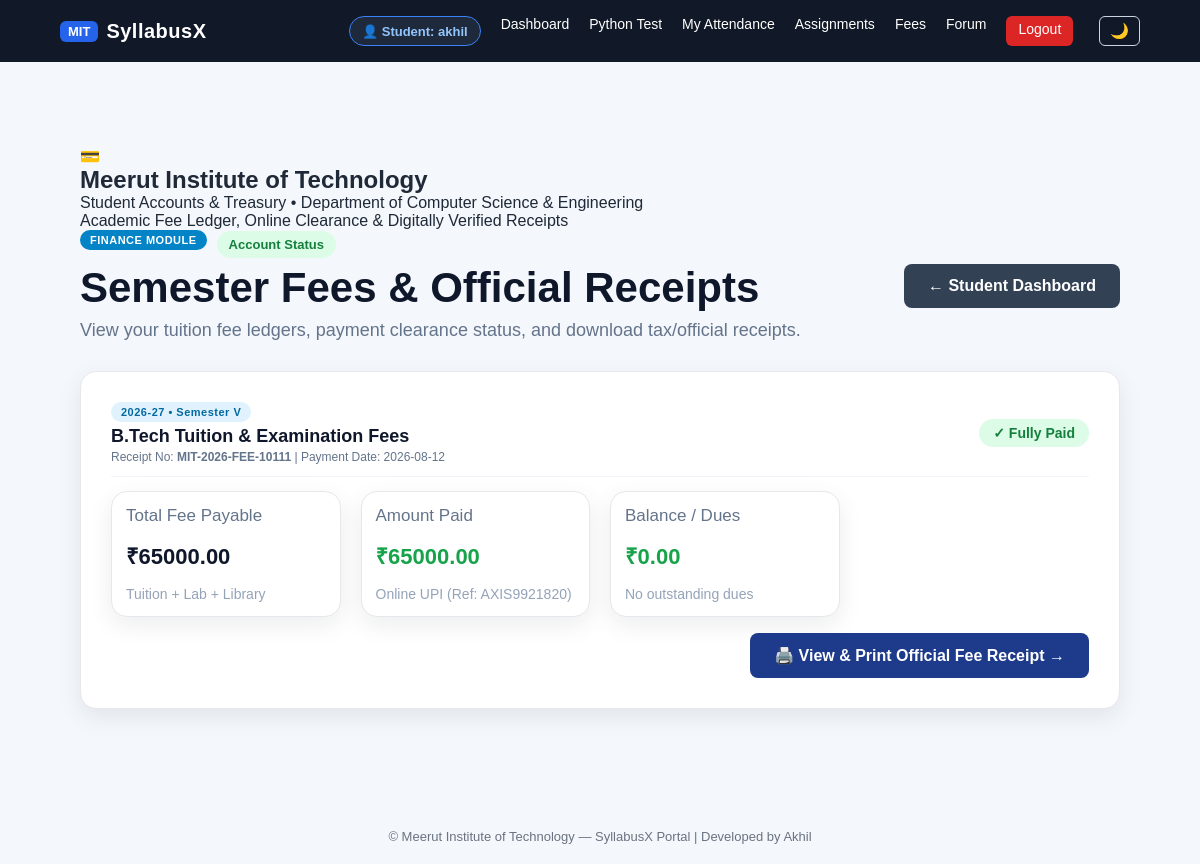
/student/fees (signed in), run on the app's committed database.
### tables this page shows
CREATE TABLE students (
            id INTEGER PRIMARY KEY AUTOINCREMENT,
            name TEXT NOT NULL,
            roll_number TEXT NOT NULL UNIQUE,
            email TEXT NOT NULL UNIQUE,
            password_hash TEXT NOT NULL,
            created_at TEXT NOT NULL,
            last_login TEXT,
            status TEXT NOT NULL DEFAULT 'active'
        , mobile_number TEXT, email_verified INTEGER DEFAULT 0, mobile_verified INTEGER DEFAULT 0, aadhar_number TEXT, uidai_status TEXT DEFAULT 'verified', aadhar_card_file TEXT, face_photo TEXT, face_embedding TEXT);

CREATE TABLE student_fees (
    id INTEGER PRIMARY KEY AUTOINCREMENT,
    student_id INTEGER,
    semester TEXT NOT NULL,
    academic_year TEXT DEFAULT '2026-27',
    total_amount REAL NOT NULL,
    paid_amount REAL NOT NULL,
    due_amount REAL DEFAULT 0,
    status TEXT DEFAULT 'Paid',
    receipt_number TEXT UNIQUE,
    payment_date TEXT,
    payment_mode TEXT DEFAULT 'Online (UPI / NetBanking)',
    created_at TIMESTAMP DEFAULT CURRENT_TIMESTAMP
);

### app.py (the view)
@app.route("/student/fees")
@student_login_required
def student_fees():
    student_id = session["student_id"]
    connection = get_db_connection()
    student = connection.execute("SELECT * FROM students WHERE id = ?", (student_id,)).fetchone()
    fee_records = connection.execute("""
        SELECT * FROM student_fees
        WHERE student_id = ?
        ORDER BY id DESC
    """, (student_id,)).fetchall()
    connection.close()
    return render_template("student_fees.html", student=student, fee_records=fee_records)

### app.py (called while the page is built)
@app.after_request
def add_security_headers(response):
    response.headers['X-Content-Type-Options'] = 'nosniff'
    response.headers['X-Frame-Options'] = 'SAMEORIGIN'
    response.headers['X-XSS-Protection'] = '1; mode=block'
    response.headers['Referrer-Policy'] = 'strict-origin-when-cross-origin'
    return response

def get_db_connection():
    database_url = os.environ.get("DATABASE_URL", "")
    if database_url and _PSYCOPG2_AVAILABLE:
        pg_conn = psycopg2.connect(database_url)
        return _PGConnectionWrapper(pg_conn)
    os.makedirs(DATABASE_DIR, exist_ok=True)
    connection = sqlite3.connect(
        DATABASE_PATH,
        timeout=30,
        check_same_thread=False
    )
    connection.row_factory = sqlite3.Row
    connection.execute("PRAGMA busy_timeout = 30000")
    connection.execute("PRAGMA foreign_keys = ON")
    return connection

def student_login_required(function):
    @wraps(function)
    def decorated_function(*args, **kwargs):
        if "student_id" not in session or session.get("role") != "student":
            flash("Please login to the Student Portal first.", "error")
            return redirect(url_for("login", tab="student"))
        return function(*args, **kwargs)
    return decorated_function

### templates/student_fees.html (shortened to what this page needs)
{% extends "base.html" %}
{% block content %}
<div class="page-container">
    <div class="college-badge-banner">
        <div class="college-crest-icon">💳</div>
        <div class="college-info">
            <h2>Meerut Institute of Technology</h2>
            <p>Student Accounts &amp; Treasury • Department of Computer Science &amp; Engineering</p>
            <span class="college-tagline">Academic Fee Ledger, Online Clearance &amp; Digitally Verified Receipts</span>
        </div>
    </div>
    <div class="dashboard-header">
        <div>
            <div style="display: flex; align-items: center; gap: 10px; margin-bottom: 6px;">
                <span class="portal-badge" style="background: #0284c7; color: white;">FINANCE MODULE</span>
                <span class="status-badge status-active">Account Status</span>
            </div>
            <h1>Semester Fees &amp; Official Receipts</h1>
            <p>View your tuition fee ledgers, payment clearance status, and download tax/official receipts.</p>
        </div>
        <div class="header-action-buttons">
            <a href="{{ url_for('student_dashboard') }}" class="btn btn-secondary">
                ← Student Dashboard
            </a>
        </div>
    </div>
    {% if fee_records %}
    <div style="display: flex; flex-direction: column; gap: 20px;">
        {% for f in fee_records %}
        <div class="dashboard-card" style="margin-bottom: 0;">
            <div style="display: flex; justify-content: space-between; align-items: center; flex-wrap: wrap; gap: 12px; border-bottom: 1.5px solid #f1f5f9; padding-bottom: 12px; margin-bottom: 14px;">
                <div>
                    <span class="portal-badge" style="background: #e0f2fe; color: #0369a1; font-weight: 700; margin-bottom: 4px; display: inline-block;">
                        {{ f.academic_year }} • {{ f.semester }}
                    </span>
                    <h3 style="margin: 0; font-size: 18px; color: #0f172a;">B.Tech Tuition &amp; Examination Fees</h3>
                    <p style="margin: 3px 0 0; font-size: 12px; color: #64748b;">
                        Receipt No: <strong>{{ f.receipt_number }}</strong> | Payment Date: {{ f.payment_date }}
                    </p>
                </div>
                <div>
                    {% if f.status == 'Paid' %}
                        <span class="status-badge status-active" style="background: #dcfce7; color: #15803d; font-size: 14px; font-weight: 800; padding: 6px 14px;">
                            ✓ Fully Paid
                        </span>
                    {% else %}
                        <span class="status-badge" style="background: #fee2e2; color: #dc2626; font-size: 14px; font-weight: 800; padding: 6px 14px;">
                            ⚠️ {{ f.status }} (Due: ₹{{ "%.2f"|format(f.due_amount) }})
                        </span>
                    {% endif %}
                </div>
            </div>
            <div class="stats-grid" style="margin-bottom: 16px;">
                <div class="stat-card" style="padding: 14px;">
                    <div class="stat-title">Total Fee Payable</div>
                    <div class="stat-number" style="font-size: 22px;">₹{{ "%.2f"|format(f.total_amount) }}</div>
                    <div class="stat-description">Tuition + Lab + Library</div>
                </div>
                <div class="stat-card" style="padding: 14px;">
                    <div class="stat-title">Amount Paid</div>
                    <div class="stat-number text-green" style="font-size: 22px;">₹{{ "%.2f"|format(f.paid_amount) }}</div>
                    <div class="stat-description">{{ f.payment_mode }}</div>
                </div>
                <div class="stat-card" style="padding: 14px;">
                    <div class="stat-title">Balance / Dues</div>
                    <div class="stat-number {% if f.due_amount > 0 %}text-red{% else %}text-green{% endif %}" style="font-size: 22px;">
                        ₹{{ "%.2f"|format(f.due_amount) }}
                    </div>
                    <div class="stat-description">{% if f.due_amount == 0 %}No outstanding dues{% else %}Payable before exams{% endif %}</div>
                </div>
            </div>
            <div style="display: flex; justify-content: flex-end; gap: 10px;">
                <a href="{{ url_for('student_fee_receipt', fee_id=f.id) }}" target="_blank" class="btn btn-primary" style="background: #1e3a8a; font-weight: 700;">
                    🖨️ View &amp; Print Official Fee Receipt →
                </a>
            </div>
        </div>
        {% endfor %}
    </div>
    {% else %}
    <div class="empty-state">
        <p>No fee payment records found for your account.</p>
    </div>
    {% endif %}
</div>
{% endblock %}

### templates/base.html (shortened to what this page needs)
<!DOCTYPE html>
<html lang="en">
<head>
    <link rel="stylesheet" href="{{ url_for('static', filename='css/style.css') }}">
</head>
<body>
<nav class="navbar">
    <div class="nav-container">
        <div class="logo">
            <a href="{{ url_for('index') }}" style="color: inherit; text-decoration: none; display: flex; align-items: center; gap: 8px;">
                <span class="logo-badge">MIT</span>
                <span style="font-size: 20px; font-weight: 800; letter-spacing: 0.5px;">SyllabusX</span>
            </a>
        </div>
        <div class="nav-links">
            {% if session.get("student_id") %}
                <span class="user-pill student-pill">
                    👤 Student: {{ session.get("student_name") }}
                </span>
                <a href="{{ url_for('student_dashboard') }}">
                    Dashboard
                </a>
                <a href="{{ url_for('assessment_instructions') }}">
                    Python Test
                </a>
                <a href="{{ url_for('student_attendance') }}">
                    My Attendance
                </a>
                <a href="{{ url_for('student_assignments') }}">
                    Assignments
                </a>
                <a href="{{ url_for('student_fees') }}">
                    Fees
                </a>
                <a href="{{ url_for('campus_forum') }}">
                    Forum
                </a>
                <a href="{{ url_for('logout') }}" class="nav-logout-btn">
                    Logout
                </a>
            {% endif %}
            <button type="button" id="themeToggleBtn" onclick="toggleTheme()" style="background: transparent; border: 1.5px solid #cbd5e1; border-radius: 6px; cursor: pointer; padding: 5px 10px; font-size: 15px; margin-left: 6px;" title="Toggle Dark / Light Mode">
                🌙
            </button>
        </div>
    </div>
</nav>
<main class="main-container">
    {% block content %}
    {% endblock %}
</main>
<footer>
    <p>
        © Meerut Institute of Technology — SyllabusX Portal | Developed by Akhil
    </p>
</footer>
</body>
</html>

### static/css/style.css (style rules this page uses)
* { margin: 0; padding: 0; box-sizing: border-box; }
body { font-family: Arial, Helvetica, sans-serif; background: #f4f7fb; color: #1f2937; min-height: 100vh; }
.navbar { background: #111827; color: white; padding: 16px 0; }
.nav-container { width: 90%; max-width: 1200px; margin: auto; display: flex; justify-content: space-between; align-items: center; }
.logo { font-size: 21px; font-weight: bold; }
.nav-links { display: flex; gap: 20px; }
.nav-links a { color: white; text-decoration: none; font-size: 14px; }
.main-container { width: 90%; max-width: 1200px; margin: 40px auto; min-height: calc(100vh - 160px); }
.btn { display: inline-block; padding: 12px 20px; border: none; border-radius: 8px; text-decoration: none; cursor: pointer; font-size: 15px; font-weight: 600; }
.btn-primary { background: #2563eb; color: white; }
.btn-secondary { background: #374151; color: white; }
.dashboard-header { display: flex; justify-content: space-between; align-items: center; margin-bottom: 30px; }
.dashboard-header h1 { margin-bottom: 6px; }
.dashboard-header p { color: #6b7280; }
.stats-grid { display: grid; grid-template-columns: repeat(2, minmax(0, 1fr)); gap: 20px; margin-bottom: 30px; }
.stat-card { background: white; padding: 25px; border-radius: 12px; box-shadow: 0 5px 20px rgba(0, 0, 0, 0.06); display: flex; flex-direction: column; gap: 8px; }
.stat-number { font-size: 32px; font-weight: bold; }
.dashboard-card { background: white; padding: 30px; border-radius: 12px; box-shadow: 0 5px 20px rgba(0, 0, 0, 0.06); margin-bottom: 25px; }
.dashboard-card p { color: #6b7280; margin-bottom: 10px; }
.status-badge { display: inline-block; padding: 5px 10px; border-radius: 20px; background: #dcfce7; color: #166534; font-size: 12px; font-weight: 600; }
footer { text-align: center; padding: 20px; color: #6b7280; font-size: 13px; }
.page-container { max-width: 1100px; margin: 0 auto; padding: 45px 20px 60px; }
.dashboard-header { margin-bottom: 30px; }
.dashboard-header h1 { margin: 0; font-size: 36px; color: #14213d; }
.dashboard-header p { margin-top: 8px; color: #64748b; font-size: 18px; }
.btn { display: inline-block; text-decoration: none; border: none; border-radius: 8px; padding: 13px 24px; font-size: 16px; font-weight: 600; cursor: pointer; transition: 0.2s ease; }
.btn-primary { background: #2563eb; color: #ffffff; }
.btn-secondary { background: #334155; color: #ffffff; }
.dashboard-header h1 { margin: 0 0 8px 0; font-size: 42px; color: #0f172a; }
.stats-grid { display: grid; grid-template-columns: repeat(4, 1fr); gap: 20px; margin-bottom: 35px; }
.stat-card { background: #ffffff; border-radius: 16px; padding: 26px; box-shadow: 0 8px 25px rgba(15, 23, 42, 0.08); border: 1px solid #e5e7eb; }
.stat-title { font-size: 17px; color: #64748b; margin-bottom: 12px; }
.stat-number { font-size: 42px; font-weight: 700; color: #0f172a; line-height: 1; margin-bottom: 10px; }
.stat-description { font-size: 14px; color: #94a3b8; }
.dashboard-card { background: #ffffff; border-radius: 16px; margin-bottom: 30px; box-shadow: 0 8px 25px rgba(15, 23, 42, 0.08); border: 1px solid #e5e7eb; overflow: hidden; }
.status-badge { display: inline-block; padding: 6px 12px; border-radius: 999px; font-size: 13px; font-weight: 700; }
.status-active { background: #dcfce7; color: #15803d; }
.logo-badge { background: #2563eb; color: white; padding: 3px 8px; border-radius: 6px; font-size: 13px; font-weight: 700; }
.portal-badge { display: inline-block; padding: 4px 10px; border-radius: 12px; font-size: 11px; font-weight: 700; letter-spacing: 0.5px; background: #dbeafe; color: #1d4ed8; margin-bottom: 8px; }
.user-pill { display: inline-flex; align-items: center; padding: 5px 12px; border-radius: 20px; font-size: 13px; font-weight: 600; }
.student-pill { background: #1e293b; color: #93c5fd; border: 1px solid #3b82f6; }
.nav-logout-btn { background: #dc2626; color: white !important; padding: 5px 12px; border-radius: 6px; text-decoration: none !important; transition: background 0.2s; }
.header-action-buttons { display: flex; gap: 10px; align-items: center; flex-wrap: wrap; }
.text-green { color: #16a34a !important; }

### data on the page
students: get "akhil"
student_fees: academic_year "2026-27", semester "Semester V", receipt_number "MIT-2026-FEE-10111", payment_date "2026-08-12", status "✓ Fully Paid", total_amount "65000.00", paid_amount "65000.00", payment_mode "Online UPI (Ref: AXIS9921820)", due_amount "0.00", shows "No outstanding dues"
